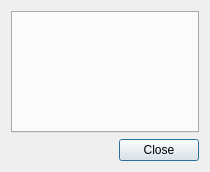
<?xml version="1.0" encoding="UTF-8"?>
<ui version="4.0">
 <class>FilePropertiesDialog</class>
 <widget class="QDialog" name="FilePropertiesDialog">
  <property name="geometry">
   <rect>
    <x>0</x>
    <y>0</y>
    <width>210</width>
    <height>172</height>
   </rect>
  </property>
  <property name="windowTitle">
   <string>File properties</string>
  </property>
  <layout class="QVBoxLayout" name="verticalLayout">
   <item>
    <widget class="QTabWidget" name="tabWidget"/>
   </item>
   <item>
    <widget class="QDialogButtonBox" name="buttonBox">
     <property name="orientation">
      <enum>Qt::Horizontal</enum>
     </property>
     <property name="standardButtons">
      <set>QDialogButtonBox::Close</set>
     </property>
    </widget>
   </item>
  </layout>
 </widget>
 <resources/>
 <connections>
  <connection>
   <sender>buttonBox</sender>
   <signal>accepted()</signal>
   <receiver>FilePropertiesDialog</receiver>
   <slot>accept()</slot>
   <hints>
    <hint type="sourcelabel">
     <x>248</x>
     <y>254</y>
    </hint>
    <hint type="destinationlabel">
     <x>157</x>
     <y>274</y>
    </hint>
   </hints>
  </connection>
  <connection>
   <sender>buttonBox</sender>
   <signal>rejected()</signal>
   <receiver>FilePropertiesDialog</receiver>
   <slot>reject()</slot>
   <hints>
    <hint type="sourcelabel">
     <x>316</x>
     <y>260</y>
    </hint>
    <hint type="destinationlabel">
     <x>286</x>
     <y>274</y>
    </hint>
   </hints>
  </connection>
 </connections>
</ui>
